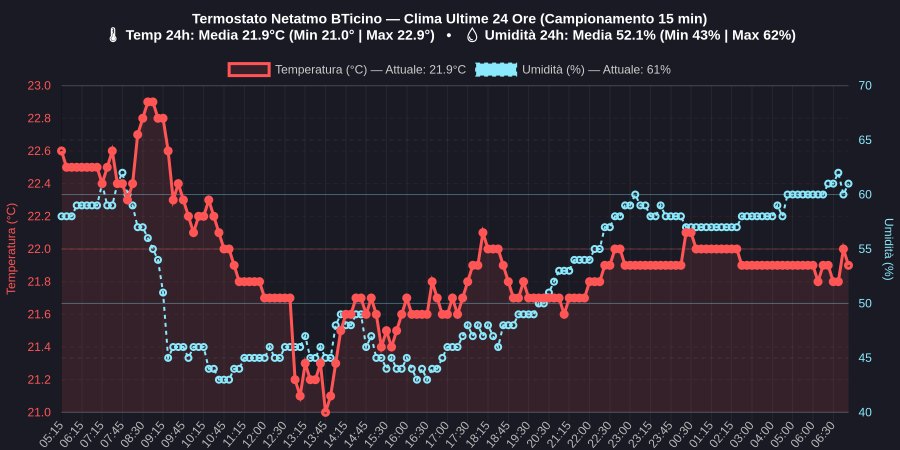
#> input picture domotica/bot/charts/climate/climate_chart.png, 1800 x 900 px (shown at 1/2 size)
$ python -i print_convert.py   (imports and definitions only)
#> lines starting #> are read from the running program, lines starting #| are printed output that depends on the picture
#> further down, picture is the input picture: PIL image 1800x900 RGBA; mean R, G, B, A 46.9, 38, 47.4, 255
# -*- coding: utf-8 -*-
from http.server import BaseHTTPRequestHandler
import json
import zlib
import io
import os
import base64
import re
import pymupdf
from PIL import Image, ImageOps, ImageDraw

HEARTBEAT_SECRET = os.getenv("HEARTBEAT_SECRET", "SecretHeartbeatKey2026")

W_PIX = 5100   # Letter 8.5 in @ 600 DPI
H_PIX = 6600   # Letter 11.0 in @ 600 DPI
NUM_STRIPS = 413  # 412 strisce da 16 linee + 1 striscia da 8 linee = 6600 linee


# [70 lines left out: function build_exact_letter_pclm_canvas, not called in this run]


def render_image_on_canvas(pil_img, orientation="portrait", fit_mode="fit", position="center"):
    """
    Applica orientamento (portrait/landscape), adattamento (fit/fill/original)
    e posizionamento (center/top/bottom) su canvas Letter 5100x6600.
    """
#> called with orientation = 'portrait', fit_mode = 'fit', position = 'center'
    img = pil_img.copy()

    # 1. Orientamento
    if orientation == "landscape":
        # Ruota di 90 gradi per orientamento orizzontale
        img = img.rotate(90, expand=True)

    # 2. Adattamento (Scale)
    # Margine di sicurezza di 150 pixel (~6 mm a 600 DPI) per non tagliare bordi stampabili
    avail_w = W_PIX - 300
    avail_h = H_PIX - 300

    if fit_mode == "fill":
        # Riempi il foglio: scala al massimo e ritaglia bordi eccedenti
        ratio = max(W_PIX / img.width, H_PIX / img.height)
        new_w = int(img.width * ratio)
        new_h = int(img.height * ratio)
        img = img.resize((new_w, new_h), Image.Resampling.LANCZOS)
        # Ritaglio centratura se eccede
        left = max(0, (new_w - W_PIX) // 2)
        top = max(0, (new_h - H_PIX) // 2)
        img = img.crop((left, top, left + W_PIX, top + H_PIX))
    elif fit_mode == "original":
        # Dimensione 1:1 originale (eventualmente ritagliata se supera il foglio)
        if img.width > W_PIX or img.height > H_PIX:
            img = img.crop((0, 0, min(img.width, W_PIX), min(img.height, H_PIX)))
    else:
        # Default: "fit" (adatta mantenendo proporzioni con margini di sicurezza)
        img.thumbnail((avail_w, avail_h), Image.Resampling.LANCZOS)

    # 3. Canvas bianco Letter (5100 x 6600)
    canvas = Image.new("L", (W_PIX, H_PIX), 255)
#> canvas: PIL image 5100x6600 L; every value is 255

    # 4. Posizionamento orizzontale e verticale
    ox = max(0, (W_PIX - img.width) // 2)
#> ox = 1650
    if position == "top":
        oy = 150
    elif position == "bottom":
        oy = max(0, H_PIX - img.height - 150)
    else:
        # "center"
        oy = max(0, (H_PIX - img.height) // 2)
#> oy = 2850

    canvas.paste(img, (ox, oy))
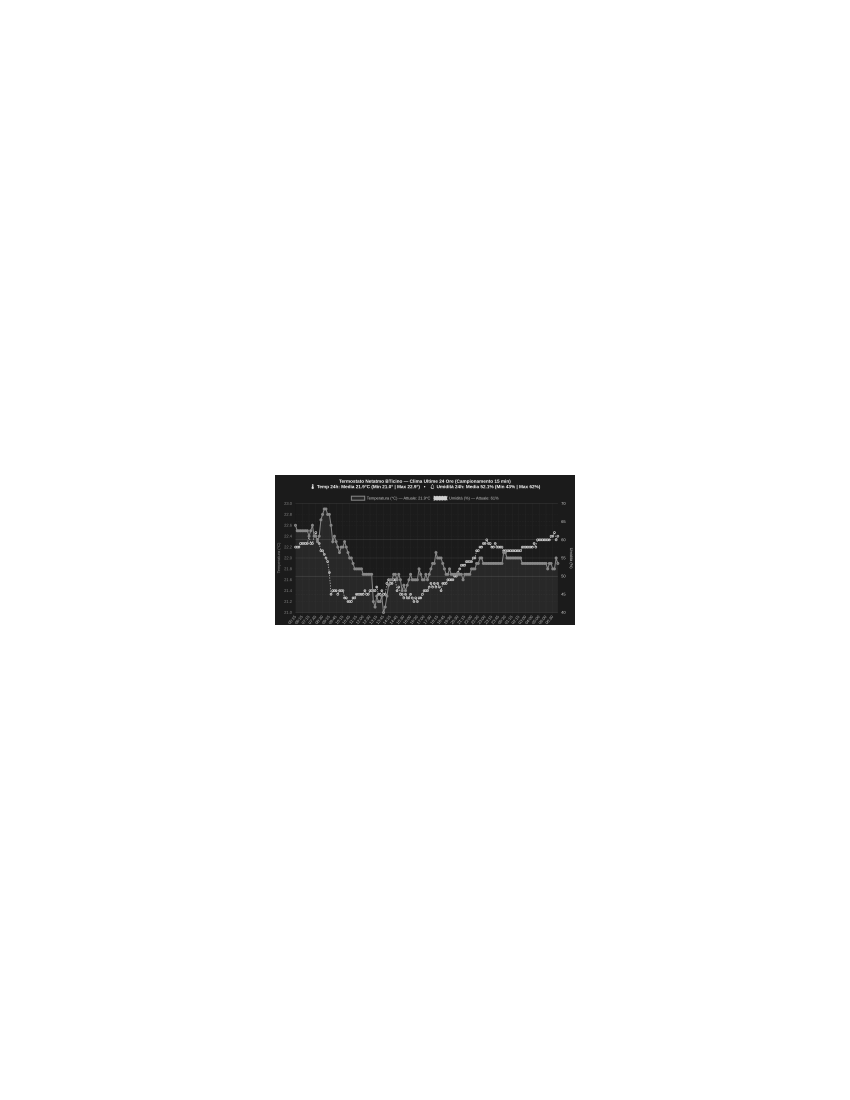
#> canvas: PIL image 5100x6600 L (shown at 1/6 size); min 21, max 255, mean 244.7
    return canvas


# [57 lines left out: function convert_document_to_pclm_pages, not called in this run]


class handler(BaseHTTPRequestHandler):
    # [196 lines left out: functions do_GET, do_POST, not called in this run]

>>> from PIL import Image
>>> picture = Image.open('../../bot/charts/climate/climate_chart.png')
>>> result = render_image_on_canvas(picture)
